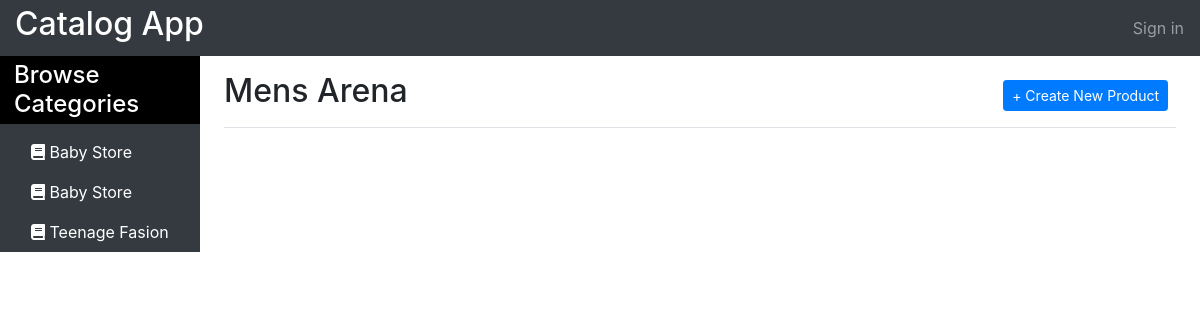
The page /catalog/Mens Arena/2/view/ on the database as committed earlier.
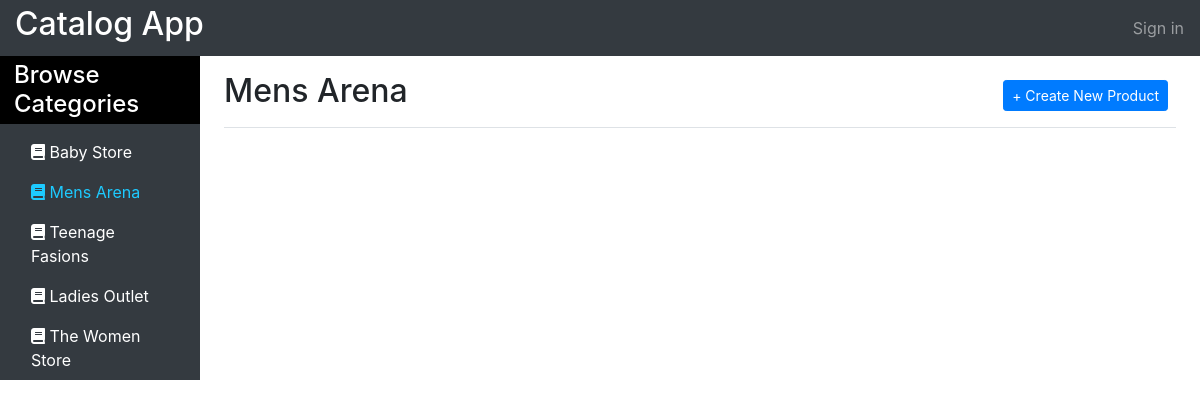
The same page on the database as committed later.
### database_setup.py (models this page shows, shortened)
class Category(Base):
    __tablename__ = 'category'
    id = Column(Integer, primary_key=True)
    name = Column(String(250), nullable=False)
    user_id = Column(Integer, ForeignKey('user.id'))
    user = relationship(User)

### catalog.py (the view)
@app.route('/catalog/<string:category_name>/<int:category_id>/view/')
def categoryView(category_name, category_id):
    categories = session.query(Category).all()
    products = session.query(Products).filter_by(category_id=category_id).all()
    return render_template('category.html', category=category_name,
                           products=products, categories=categories,
                           user=login_session)

### catalog.py (called while the page is built)
@app.after_request
def add_header(r):
    r.headers["Cache-Control"] = "no-cache, no-store, must-revalidate"
    r.headers["Pragma"] = "no-cache"
    r.headers["Expires"] = "0"
    r.headers['Cache-Control'] = 'public, max-age=0, no-store, must-revalidate'
    return r

### templates/category.html (shortened to what this page needs)
<!doctype html>
<html lang="en">
<head>
  <link href="{{url_for('static', filename='bootstrap.min.css')}}" rel="stylesheet">
  <link href="{{url_for('static', filename='dashboard.css')}}" rel="stylesheet">
  <link rel="stylesheet" href="https://use.fontawesome.com/releases/v5.7.2/css/all.css">
</head>
<body>
  <nav class="navbar navbar-dark sticky-top bg-dark flex-md-nowrap p-0">
    <a class="navbar-brand col-sm-3 col-md-2 mr-0" href="/catalog/"><h2>Catalog App</h2></a>
    {% if user.username|length  %}
    <ul class="navbar-nav px-3 pop"  data-container="body" data-toggle="popover" data-placement="left"
    data-content="<span class='logout' onclick='doLogout'>Log Out</span>"  data-original-title="" title="">
      <li class="nav-item text-nowrap text-center">
        <div class="profileImage">
          <img src="{{user['picture'] }}" alt="User Profile Image" />
        </div>
      </li>
      <li class="nav-item text-nowrap">
        <a class="nav-link" href="#">{{user['username'] }}</a>
      </li>
    </ul>
    {% else %}
    <ul class="navbar-nav px-3">
      <li class="nav-item text-nowrap">
        <a class="nav-link" href="#">Sign in</a>
      </li>
    </ul>
    {% endif %}
  </nav>
  <div class="container-fluid">
    <div class="row">
      <nav class="col-md-2 d-none d-md-block bg-dark sidebar">
        <div class="sidebar-sticky">
          <h4 class="sidebar-heading">Browse Categories</h4>
          <ul class="nav flex-column">
            {% for cat in categories %}
            <li class="nav-item" >
              <a class="nav-link {% if category ==cat.name %} active {% endif %}" href="/catalog/{{cat.name}}/{{cat.id}}/view/">
                <i class="fas fa-book"></i>
                {{cat.name}}
              </a>
            </li>
            {% endfor %}
          </ul>
        </div>
      </nav>
      <main role="main" class="col-md-9 ml-sm-auto col-lg-10 pt-3 px-4">
        <div class="d-flex justify-content-between flex-wrap flex-md-nowrap align-items-center pb-2 mb-3 border-bottom">
          <h1 class="h2">{{category}}</h1>
          <div class="btn-toolbar mb-2 mb-md-0">
            <div class="btn-group mr-2">
              <button class="btn btn-primary btn-sm" onclick="modalPop('newProduct')">+ Create New Product</button>
            </div>
          </div>
        </div>
      </main>
    </div>
  </div>
</body>
</html>

### static/dashboard.css (style rules this page uses)
.sidebar-heading { background: #000; color: #fff; padding: 5px; margin-left: -15px; margin-right: -15px; padding-left: 14px; }
.nav-link { color:#fff; }
.nav-link.active, .nav-link:hover { color:#1dcaff !important; }
.navbar-nav li { float: right; }

Rows that differ between the two databases and show on the page:
changed Category: name "Baby Store" → "Mens Arena"; name (not shown) → "Mens Arena"
changed Category: name "Teenage Fasion" → "Teenage Fasions"
added Category: name "Ladies Outlet"
added Category: name "The Women Store"
Other text that changed with them:
{{ category }}: "Mens Arena" → (not shown)
